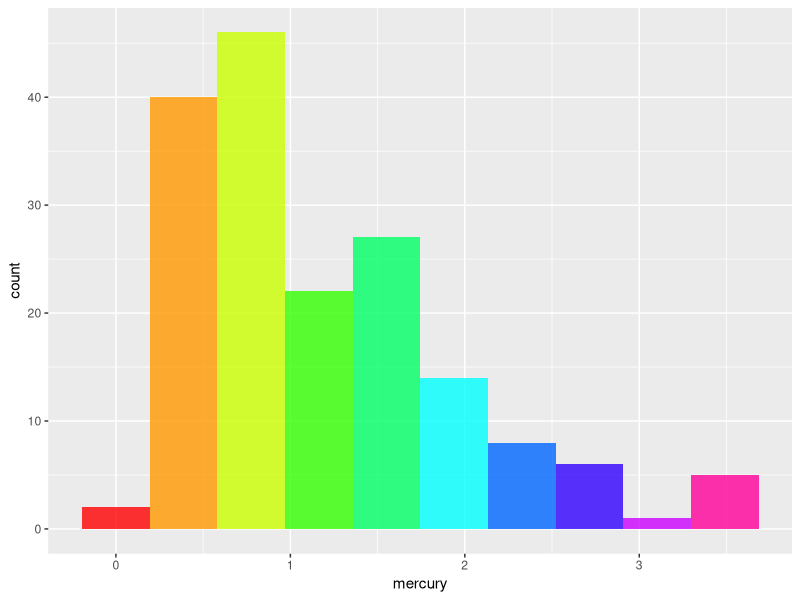
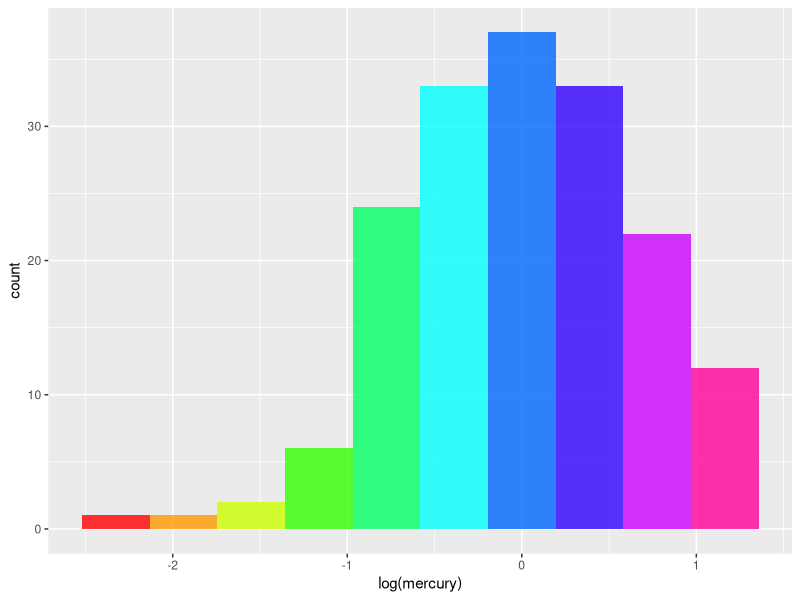
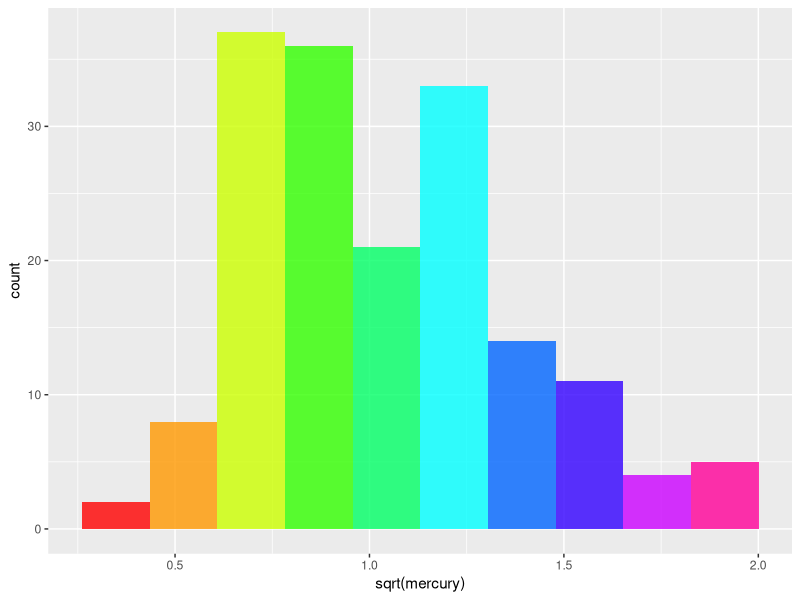
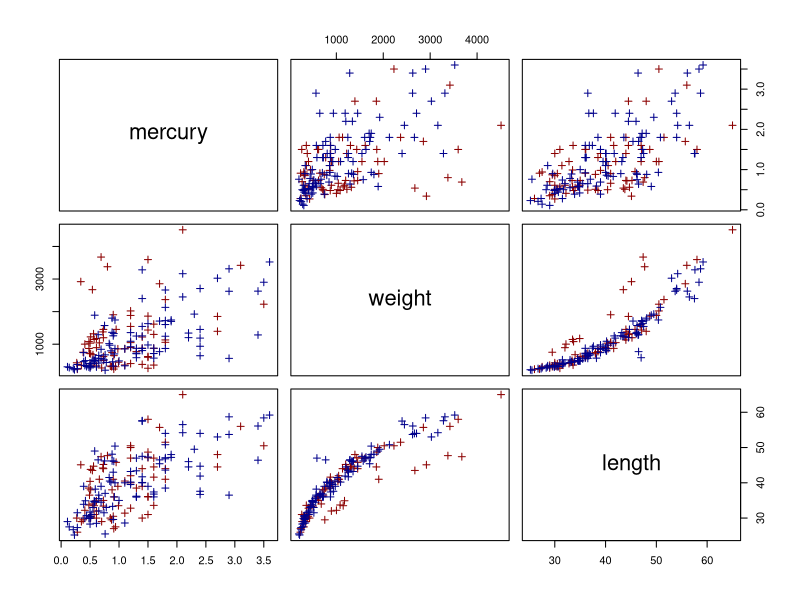
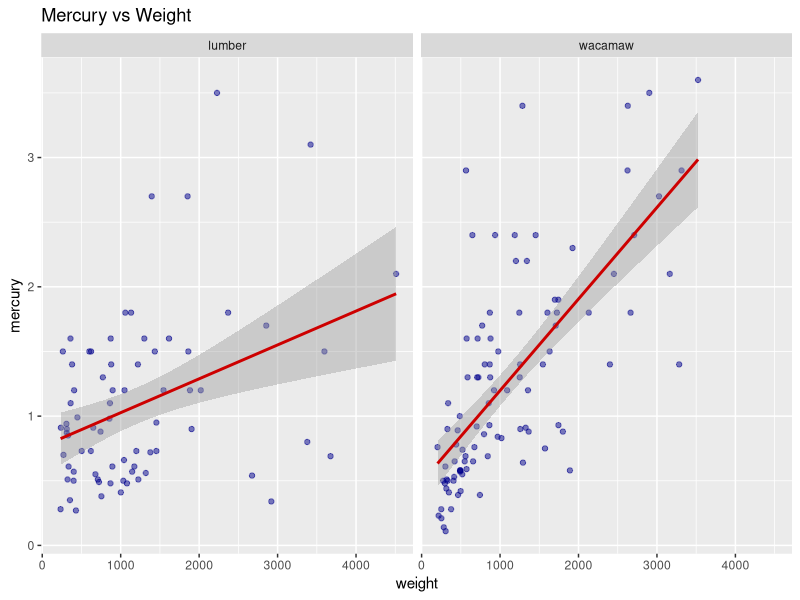
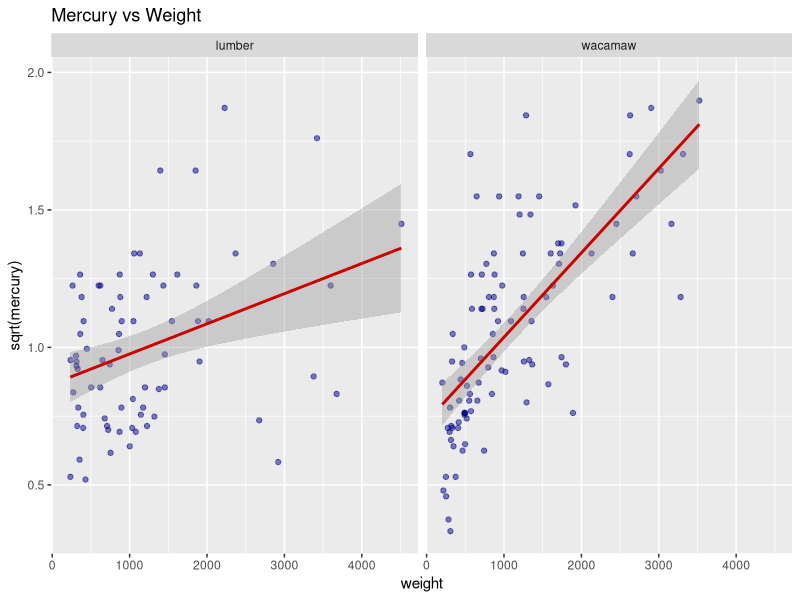
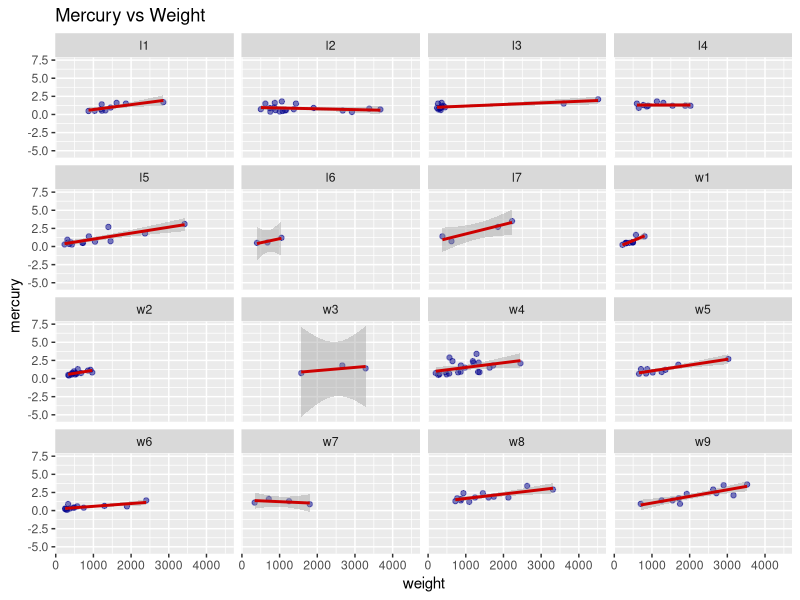
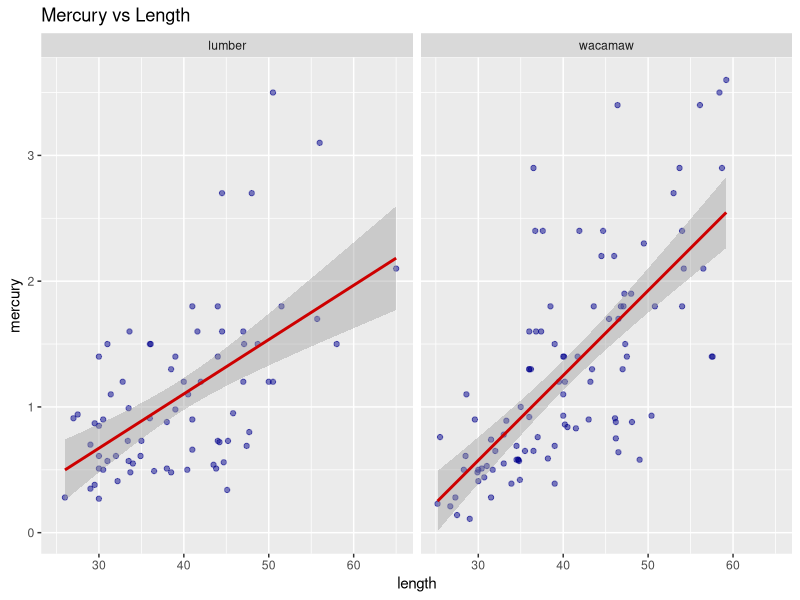

These figures' R source, in order:

###########################################################################
###########################################################################
####################### The mercury in bass analysis ######################
###########################################################################
###########################################################################

###### Clear environment and load libraries
rm(list = ls())
library(ggplot2)
library(lme4) #for the lmer function
library(lattice)

###### Load the data
bass <- read.csv("data/mercurydata.txt", header = T)
bass$station <- factor(bass$station)
bass$river <- factor(bass$river)

###### View properties of the data
dim(bass)
summary(bass)
table(bass$station) #we don't have enough data in some stations

#### Exploratory data analysis
#first, mercury by itself
ggplot(bass,aes(mercury)) +
  geom_histogram(alpha=.8,fill=rainbow(10),bins=10)
#not so normal. let's try log
ggplot(bass,aes(log(mercury))) +
  geom_histogram(alpha=.8,fill=rainbow(10),bins=10)
#hmmm...skewed the other way now
#how about sqrt
ggplot(bass,aes(sqrt(mercury))) +
  geom_histogram(alpha=.8,fill=rainbow(10),bins=10)
#this looks better.
#We will continue with the untransformed variable first

#let's look at mercury vs. weight and vs. length
river_col <- c("red4","blue4")
pairs(mercury~ weight+length,data=bass,pch=3,col=river_col[as.numeric(bass$river)])
#similar relationships for mercury vs. length and mercury vs. weight
#river does not seem to make a difference

#check correlations among the predictors to look for colinearity
cor(bass$weight, bass$length)
#quite correlated! We may have to drop one of them
#Let's mean center both for now
bass$length_c <- bass$length - mean(bass$length)
bass$weight_c <- bass$weight - mean(bass$weight)

#now let's actually separate the relationships out by river
#first weight
ggplot(bass,aes(x=weight, y=mercury)) +
  geom_point(alpha = .5,colour="blue4") +
  geom_smooth(method="lm",col="red3") +
  labs(title="Mercury vs Weight") +
  facet_wrap(~river,ncol=2)
#different lines for each river. 
#Try with sqrt(mercury)
ggplot(bass,aes(x=weight, y=sqrt(mercury))) +
  geom_point(alpha = .5,colour="blue4") +
  geom_smooth(method="lm",col="red3") +
  labs(title="Mercury vs Weight") +
  facet_wrap(~river,ncol=2)
#looks like we may have a problem with linearity if we use the sqrt transformation
#we really should be controlling for the stations so let's split by stations
ggplot(bass,aes(x=weight, y=mercury)) +
  geom_point(alpha = .5,colour="blue4") +
  geom_smooth(method="lm",col="red3") +
  labs(title="Mercury vs Weight") +
  facet_wrap(~station,ncol=4)
#maybe some different slopes, but sample sizes are too small to tell

#let's look at length by river
ggplot(bass,aes(x=length, y=mercury)) +
  geom_point(alpha = .5,colour="blue4") +
  geom_smooth(method="lm",col="red3") +
  labs(title="Mercury vs Length") +
  facet_wrap(~river,ncol=2)
#less obvious here
#how about by station
ggplot(bass,aes(x=length, y=mercury)) +
  geom_point(alpha = .5,colour="blue4") +
  geom_smooth(method="lm",col="red3") +
  labs(title="Mercury vs Weight") +
  facet_wrap(~station,ncol=4)
#againmaybe some different slopes, but sample sizes are too small to tell


#Let's try a simple linear model first
mercreg <- lm(mercury ~ length_c + weight_c, data = bass)
car::vif(mercreg)
#highly correlated
#try a linear model using interactions with station
mercreg <- lm(mercury ~ length_c*station + weight_c, data = bass)
car::vif(mercreg)
#Let's just drop one of length and weight
#lets double check to see the stronger predictor
pairs(mercury~ weight+length,data=bass,pch=3,col=river_col[as.numeric(bass$river)])
#let's keep length
mercreg <- lm(mercury ~ length_c*station, data = bass)

#diagnostics
plot(y = mercreg$resid, x=bass$length, xlab = "Length", ylab = "Residual")
abline(0,0)
boxplot(mercreg$resid~bass$station, xlab = "Station", ylab = "Residual")
#pretty good fit... let's go with it. you could try logs as well.
#look at results.
summary(mercreg)

#see if interaction effects are useful
mercregnoint <- lm(mercury ~ length_c + station, data = bass)
anova(mercregnoint, mercreg)
#they seem to be useful overall, but many are based on very small sample sizes.
#it would be good to borrow strength across the stations to get better estimates
#that is what a hierarchical model does!



#### let's do a hierarchical regression (random effects regression) with lmer
#this call just uses a random intercept
mercreglmerint <- lmer(mercury ~ length_c + (1 | station), data = bass) 
summary(mercreglmerint)
confint(mercreglmerint)
#look at the intercepts (and the common slope) for each station
coef(mercreglmerint)
#these equal the fixed effects plus the random effect
fixef(mercreglmerint)
ranef(mercreglmerint)
dotplot(ranef(mercreglmerint, condVar=TRUE))     

#we can plot the different lines for each station
newdata <- data.frame(station=rep(unique(bass$station),each=20),
                      length_c=seq(min(bass$length_c),max(bass$length_c),20))
newdata$station <- as.factor(newdata$station)
newdata$pred <- predict(mercreglmerint,newdata=newdata,type="response")
ggplot(newdata, aes(x = length_c, y = pred, colour = station)) +
  geom_line(size = 0.7) +
  labs(x = "Length (Centered)", y = "Predicted Mercury") +
  theme(legend.position="none") +
  geom_text(data = newdata,aes(label = station), hjust = 0.5, vjust = 1)


#Let's add a random slope
mercreglmerintslope <- lmer(mercury ~ length_c + ( 1 + length_c  | station), data = bass) 
summary(mercreglmerintslope)
#the intercepts and slope for each station
coef(mercreglmerintslope)
fixef(mercreglmerintslope)
ranef(mercreglmerintslope)
dotplot(ranef(mercreglmerintslope, condVar=TRUE))    

#we can plot the different lines for each station
newdata$pred <- predict(mercreglmerintslope,newdata=newdata,type="response")
ggplot(newdata, aes(x = length_c, y = pred, colour = station)) +
  geom_line(size = 0.7) +
  labs(x = "Length (Centered)", y = "Predicted Mercury") +
  theme(legend.position="none") +
  geom_text(data = newdata,aes(label = station), hjust = 0.5, vjust = 1)

#the predicted values of mercury for each bass
preds <- fitted(mercreglmerintslope)

#residual plots
plot(mercreglmerintslope)
plot(y = residuals(mercreglmerintslope), x = bass$length, xlab= "Length", ylab = "Residuals")
#looks pretty good -- model seems to fit the data well.

#how about plots of residuals by station?
ggplot(bass,aes(x=length, y=residuals(mercreglmerintslope))) +
  geom_point(alpha = .5,colour="blue4") +
  geom_smooth(method="lm",col="red3") +
  labs(title="Mercury vs Length") +
  facet_wrap(~station,ncol=5)
xyplot(residuals(mercreglmerintslope) ~ length | station, data = bass)
#also reasonable


#Let's compare models using AIC and BIC
AIC(mercreglmerint) #old model
AIC(mercreglmerintslope) #new model
BIC(mercreglmerint) #old model
BIC(mercreglmerintslope) #new model
#new model results in a reduction of both



